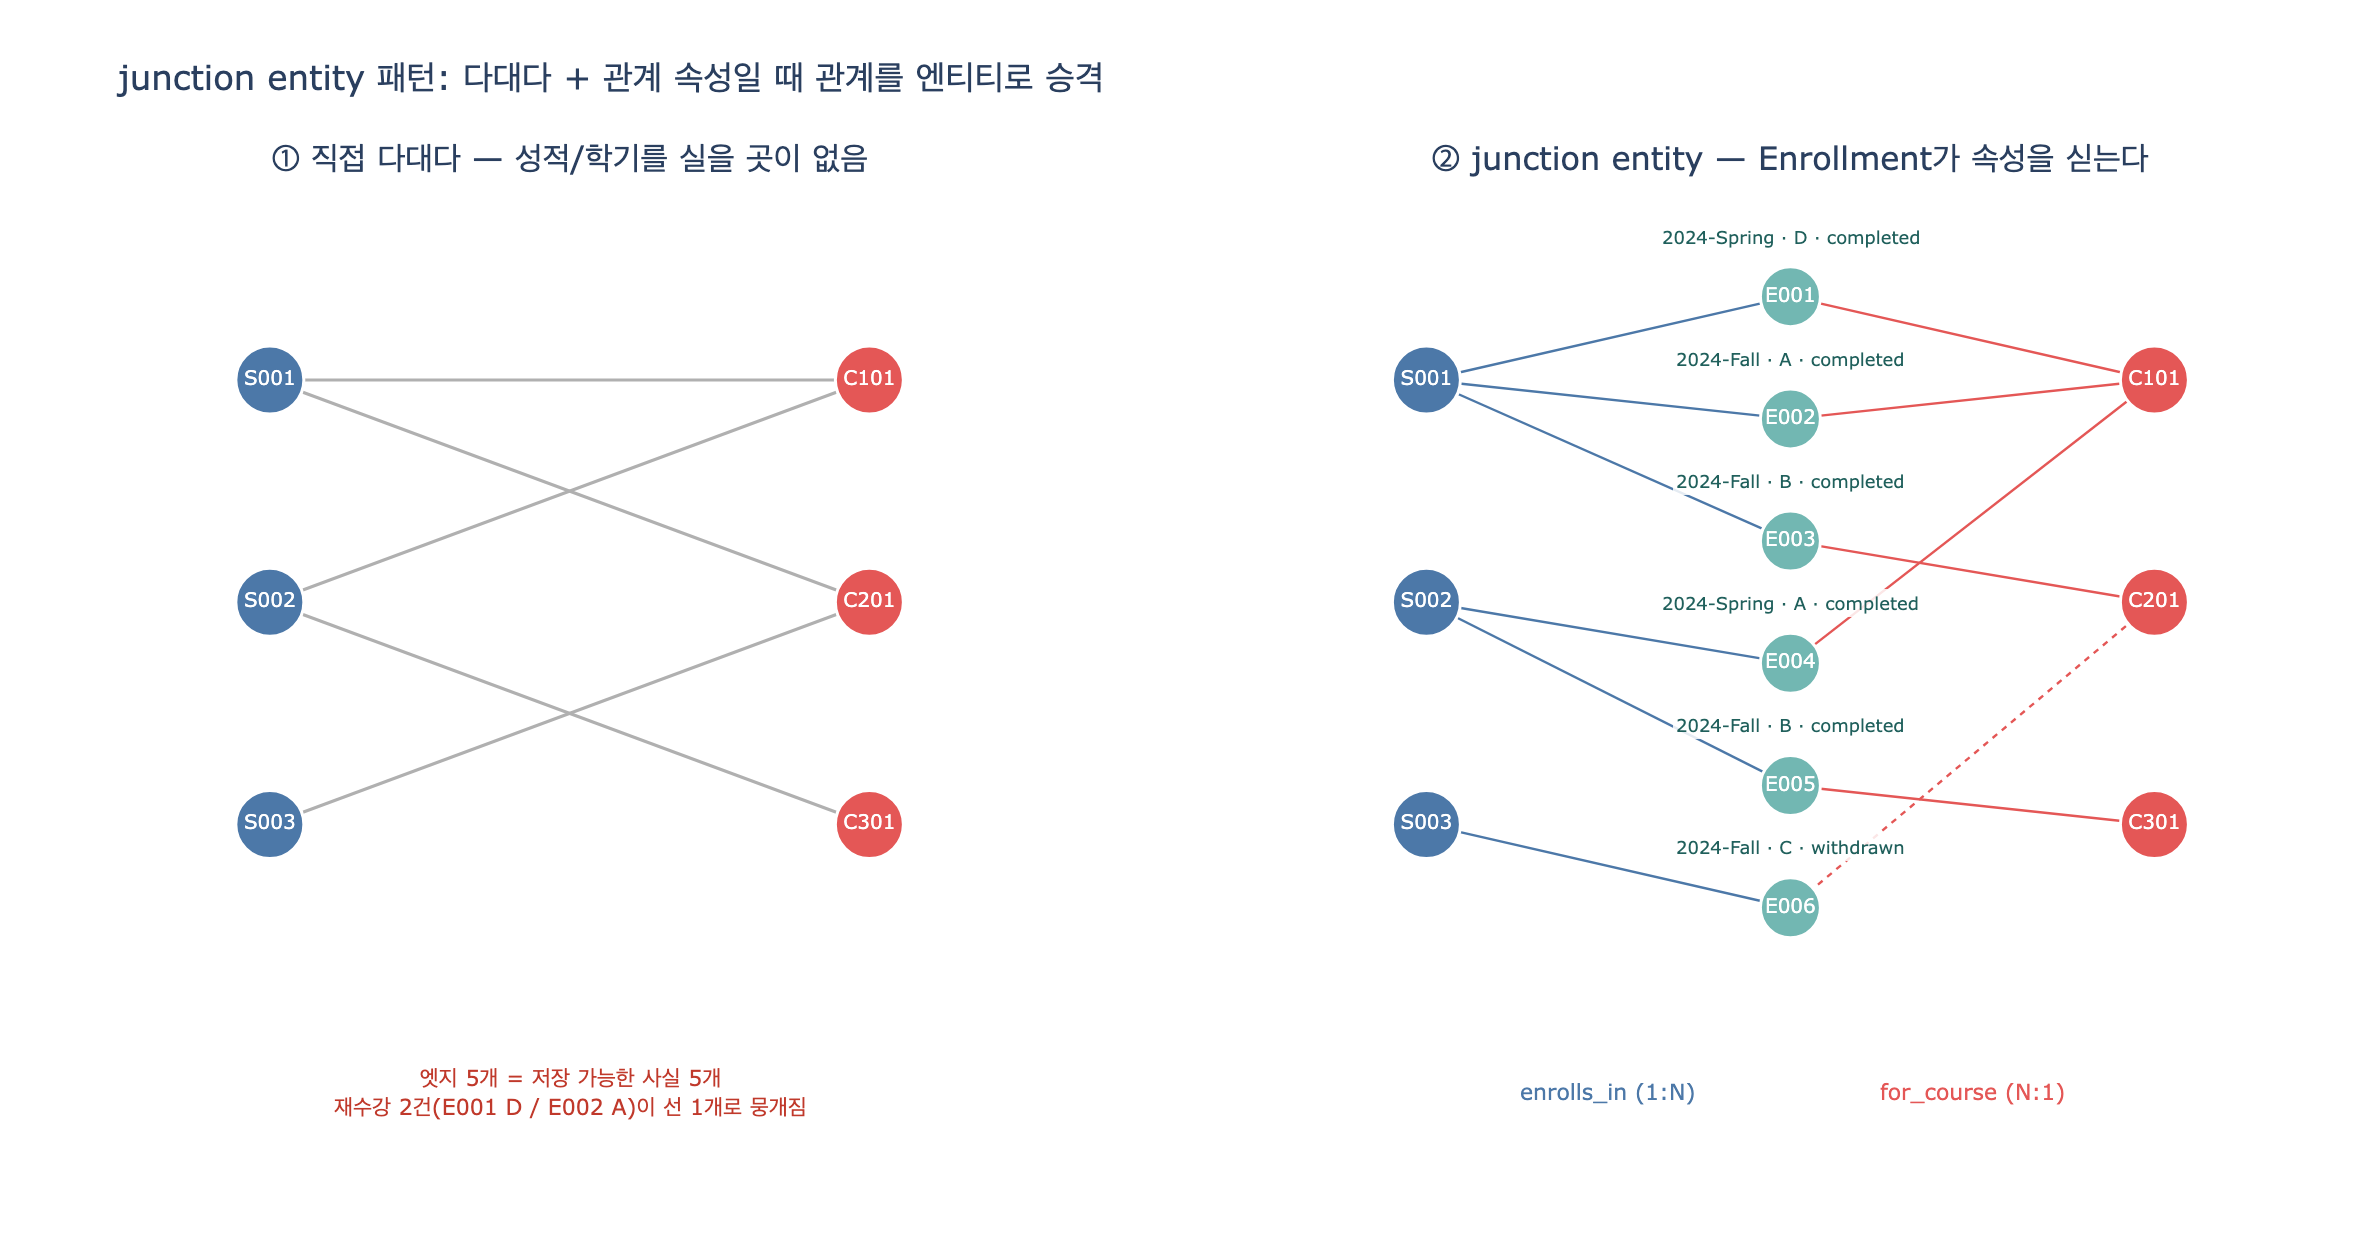

Here is the Python script that generated this plot:
# 필요 패키지: plotly, kaleido  (pip install plotly kaleido)
# %% [markdown]
# # junction entity 패턴 실험
#
# **질문**: junction entity 패턴은 언제 사용하는가?
#
# **답**: 두 엔티티가 다대다(many-to-many) 관계이면서 **그 관계 자체에 속성이 붙을 때**.
# 학생은 여러 강좌를, 강좌는 여러 학생을 갖고, 그 사이에 `Enrollment`가 성적·학기·상태를 싣는다.
#
# 이 노트북은 다음 순서로 진행한다.
#
# 1. 직접 다대다 매핑(집합/딕셔너리)으로 모델링 → 성적·학기를 실을 곳이 없음을 확인
# 2. 억지로 끼워넣기 시도 → 재수강 같은 케이스에서 무너짐을 확인
# 3. `Enrollment` junction 레코드 도입 → 같은 질의가 가능해짐
# 4. junction을 통한 조인 질의 (학생별 GPA, 강좌별 평균 성적)
# 5. 이분 그래프 vs 3-레이어 그래프 시각화 비교

# %%
from __future__ import annotations  # `str | None` 표기를 Python 3.9에서도 사용하기 위함

from collections import defaultdict


def _show(fig):
    try:
        from IPython import get_ipython

        if get_ipython() is not None:  # VSCode 셀/Jupyter에서만 렌더링
            fig.show()
    except ImportError:
        pass


# asset(university-path.md)의 엔티티 정의를 그대로 따른다.
STUDENTS = {
    "S001": {"name": "김민준", "enrollmentYear": 2023, "major": "CS"},
    "S002": {"name": "이서연", "enrollmentYear": 2023, "major": "CS"},
    "S003": {"name": "박도윤", "enrollmentYear": 2024, "major": "Math"},
}

COURSES = {
    "C101": {"title": "Intro to Programming", "credits": 3, "level": "100", "maxEnrollment": 60},
    "C201": {"title": "Data Structures", "credits": 4, "level": "200", "maxEnrollment": 40},
    "C301": {"title": "Databases", "credits": 3, "level": "300", "maxEnrollment": 30},
}

print("students:", list(STUDENTS))
print("courses :", list(COURSES))
# 출력: students: ['S001', 'S002', 'S003']
# 출력: courses : ['C101', 'C201', 'C301']

# %% [markdown]
# ## 1. 직접 다대다 매핑 — 표현할 수 있는 것은 "듣는다" 뿐
#
# 관계를 자료구조로 직접 표현하면 인접 집합(adjacency set)이 된다.
#
# $$\text{takes} \subseteq \text{Student} \times \text{Course}$$
#
# 이 집합의 원소는 `(studentId, courseId)` 쌍이다. 쌍 그 자체 외에 **더 담을 칸이 없다**.

# %%
takes: dict[str, set[str]] = {
    "S001": {"C101", "C201"},
    "S002": {"C101", "C301"},
    "S003": {"C201"},
}

# 역방향도 만들어야 "강좌 → 학생" 질의가 된다 (같은 사실의 중복 표현)
taken_by: dict[str, set[str]] = defaultdict(set)
for sid, cids in takes.items():
    for cid in cids:
        taken_by[cid].add(sid)

print("S001이 듣는 강좌:", sorted(takes["S001"]))
print("C101 수강생   :", sorted(taken_by["C101"]))
# 출력: S001이 듣는 강좌: ['C101', 'C201']
# 출력: C101 수강생   : ['S001', 'S002']

# 여기까지는 잘 된다. 그런데:
question = "S001이 C101에서 받은 성적은?"
print(question, "->", "표현 불가 (쌍만 저장되어 있음)")
# 출력: S001이 C101에서 받은 성적은? -> 표현 불가 (쌍만 저장되어 있음)

# %% [markdown]
# ### 성적을 어느 한쪽에 밀어넣으면?
#
# | 시도 | 잃는 정보 |
# |---|---|
# | `Student.grade` | "어느 강좌의 성적인지" |
# | `Course.grade` | "누구의 성적인지" |
#
# `grade`는 학생의 속성도, 강좌의 속성도 아니다. **짝(pair)의 속성**이다.

# %%
# 시도 A: Student에 grade를 넣는다
bad_student = dict(STUDENTS["S001"], grade="A")
print("Student에 grade:", bad_student)
print("  -> C101 성적인지 C201 성적인지 알 수 없음")
# 출력: Student에 grade: {'name': '김민준', 'enrollmentYear': 2023, 'major': 'CS', 'grade': 'A'}
# 출력:   -> C101 성적인지 C201 성적인지 알 수 없음

# 시도 B: Course에 grade를 넣는다
bad_course = dict(COURSES["C101"], grade="A")
print("Course에 grade :", bad_course)
print("  -> S001 성적인지 S002 성적인지 알 수 없음")
# 출력: Course에 grade : {'title': 'Intro to Programming', 'credits': 3, 'level': '100', 'maxEnrollment': 60, 'grade': 'A'}
# 출력:   -> S001 성적인지 S002 성적인지 알 수 없음

# %% [markdown]
# ## 2. 차선책: 쌍을 키로 쓰는 사이드 딕셔너리 — 왜 부족한가
#
# `(studentId, courseId)`를 키로 하는 별도 딕셔너리를 두면 성적을 붙일 수는 있다.
# 하지만 이것은 이미 **junction entity를 어설프게 흉내낸 것**이며, 결정적으로 깨지는 지점이 있다.
#
# **같은 학생이 같은 강좌를 재수강**하면 키가 충돌한다.

# %%
grade_of: dict[tuple[str, str], str] = {}
grade_of[("S001", "C101")] = "D"  # 2024-Spring 수강, D를 받음
grade_of[("S001", "C101")] = "A"  # 2024-Fall 재수강, A를 받음  <-- 앞의 기록을 덮어씀

print("재수강 후 남은 기록 수:", len(grade_of))
print("보존된 값:", grade_of[("S001", "C101")])
print("  -> D 기록이 소실됨. 학기(semester) 정보도 애초에 담을 자리가 없음")
# 출력: 재수강 후 남은 기록 수: 1
# 출력: 보존된 값: A
# 출력:   -> D 기록이 소실됨. 학기(semester) 정보도 애초에 담을 자리가 없음

# 키에 학기를 추가하면? -> 키가 점점 부풀고, 결국 '레코드'가 필요하다는 신호다
grade_of2: dict[tuple[str, str, str], str] = {
    ("S001", "C101", "2024-Spring"): "D",
    ("S001", "C101", "2024-Fall"): "A",
}
print("학기를 키에 넣으면 보존됨:", len(grade_of2), "건")
print("  -> status, enrollDate가 추가되면 키가 계속 늘어남 = 엔티티로 승격할 때")
# 출력: 학기를 키에 넣으면 보존됨: 2 건
# 출력:   -> status, enrollDate가 추가되면 키가 계속 늘어남 = 엔티티로 승격할 때

# %% [markdown]
# ## 3. junction entity 도입 — `Enrollment`
#
# 다대다 하나를 **1:N + N:1 두 개**로 분해한다.
#
# $$\text{Student} \xrightarrow{\;\text{enrolls\_in}\;(1:N)\;} \text{Enrollment} \xrightarrow{\;\text{for\_course}\;(N:1)\;} \text{Course}$$
#
# `Enrollment`는 자체 식별자 `enrollmentId`를 갖는 **1급 엔티티**다.
# 단순 연결선이 아니라 조회·수정·참조가 가능한 독립 개체다.

# %%
# Enrollment: enrollmentId(✓), semester, grade, enrollDate, status
ENROLLMENTS = [
    {"enrollmentId": "E001", "studentId": "S001", "courseId": "C101",
     "semester": "2024-Spring", "grade": "D", "enrollDate": "2024-03-02", "status": "completed"},
    {"enrollmentId": "E002", "studentId": "S001", "courseId": "C101",
     "semester": "2024-Fall", "grade": "A", "enrollDate": "2024-09-01", "status": "completed"},
    {"enrollmentId": "E003", "studentId": "S001", "courseId": "C201",
     "semester": "2024-Fall", "grade": "B", "enrollDate": "2024-09-01", "status": "completed"},
    {"enrollmentId": "E004", "studentId": "S002", "courseId": "C101",
     "semester": "2024-Spring", "grade": "A", "enrollDate": "2024-03-02", "status": "completed"},
    {"enrollmentId": "E005", "studentId": "S002", "courseId": "C301",
     "semester": "2024-Fall", "grade": "B", "enrollDate": "2024-09-01", "status": "completed"},
    {"enrollmentId": "E006", "studentId": "S003", "courseId": "C201",
     "semester": "2024-Fall", "grade": "C", "enrollDate": "2024-09-03", "status": "withdrawn"},
]

print("enrollment 레코드 수:", len(ENROLLMENTS))
print("재수강 두 건 모두 보존:",
      [e["enrollmentId"] + ":" + e["semester"] + ":" + e["grade"]
       for e in ENROLLMENTS if e["studentId"] == "S001" and e["courseId"] == "C101"])
# 출력: enrollment 레코드 수: 6
# 출력: 재수강 두 건 모두 보존: ['E001:2024-Spring:D', 'E002:2024-Fall:A']

# %% [markdown]
# ### 아까 "표현 불가"였던 질의가 전부 가능해진다

# %%
def q_grade(sid: str, cid: str, semester: str | None = None):
    """관계 위에 걸린 필터 — junction 없이는 쓸 자리가 없던 WHERE절."""
    return [e for e in ENROLLMENTS
            if e["studentId"] == sid and e["courseId"] == cid
            and (semester is None or e["semester"] == semester)]


print("Q1. S001의 C101 성적 전체:",
      [(e["semester"], e["grade"]) for e in q_grade("S001", "C101")])
# 출력: Q1. S001의 C101 성적 전체: [('2024-Spring', 'D'), ('2024-Fall', 'A')]

print("Q2. S001의 2024-Fall C101 성적:",
      [e["grade"] for e in q_grade("S001", "C101", "2024-Fall")])
# 출력: Q2. S001의 2024-Fall C101 성적: ['A']

print("Q3. 철회(withdrawn) 건:",
      [e["enrollmentId"] for e in ENROLLMENTS if e["status"] == "withdrawn"])
# 출력: Q3. 철회(withdrawn) 건: ['E006']

# GQL 예시의 WHERE e.grade IN ['C','D','F'] 에 해당
struggling = [e for e in ENROLLMENTS if e["grade"] in ("C", "D", "F")]
print("Q4. 고전 중인 수강기록:",
      [(e["enrollmentId"], e["studentId"], e["courseId"], e["grade"]) for e in struggling])
# 출력: Q4. 고전 중인 수강기록: [('E001', 'S001', 'C101', 'D'), ('E006', 'S003', 'C201', 'C')]

# %% [markdown]
# ## 4. junction을 통한 조인 질의
#
# junction은 양쪽으로 조인 경로를 열어준다.
#
# - `Student → Enrollment` 로 모으면 **학생별 GPA**
# - `Course ← Enrollment` 로 모으면 **강좌별 평균 성적**
#
# GPA는 학점(credits) 가중 평균이다.
#
# $$\mathrm{GPA}(s)=\frac{\sum_{e \in E(s)} \mathrm{point}(e.\text{grade}) \cdot \mathrm{credits}(e.\text{course})}{\sum_{e \in E(s)} \mathrm{credits}(e.\text{course})}$$
#
# 여기서 $E(s)$는 학생 $s$의 `status == "completed"`인 수강기록 집합이다.

# %%
POINT = {"A": 4.0, "B": 3.0, "C": 2.0, "D": 1.0, "F": 0.0}


def student_gpa(sid: str) -> float | None:
    """Student → Enrollment → Course 조인 후 가중 평균."""
    num = den = 0.0
    for e in ENROLLMENTS:
        if e["studentId"] != sid or e["status"] != "completed":
            continue
        cr = COURSES[e["courseId"]]["credits"]  # for_course 홉
        num += POINT[e["grade"]] * cr
        den += cr
    return round(num / den, 3) if den else None


for sid in STUDENTS:
    print(f"{sid} {STUDENTS[sid]['name']} GPA = {student_gpa(sid)}")
# 출력: S001 김민준 GPA = 2.7   (D×3 + A×3 + B×4 = 27, credits 10 → 2.7)
# 출력: S002 이서연 GPA = 3.5
# 출력: S003 박도윤 GPA = None

# S003은 withdrawn 뿐이라 GPA 없음 -> status 속성이 junction에 있어야 가능한 구분

# %%
def course_avg(cid: str):
    """Course ← Enrollment 역방향 조인."""
    pts = [POINT[e["grade"]] for e in ENROLLMENTS
           if e["courseId"] == cid and e["status"] == "completed"]
    return (round(sum(pts) / len(pts), 3), len(pts)) if pts else (None, 0)


for cid, c in COURSES.items():
    avg, n = course_avg(cid)
    fill = f"{n}/{c['maxEnrollment']}"
    print(f"{cid} {c['title']:<22} avg={avg} n={fill}")
# 출력: C101 Intro to Programming   avg=3.0 n=3/60   (재수강 E001·E002가 별개로 집계됨)
# 출력: C201 Data Structures        avg=3.0 n=1/40
# 출력: C301 Databases              avg=3.0 n=1/30

# %% [markdown]
# ### transitive query: 직접 관계가 없는 엔티티 잇기
#
# `Department → Course ← Enrollment ← Student`.
# Department와 Student 사이에는 직접 관계가 **하나도 없다**. junction이 징검다리가 된다.

# %%
DEPARTMENTS = {"D01": {"name": "Computer Science"}, "D02": {"name": "Mathematics"}}
OFFERS = {"C101": "D01", "C201": "D01", "C301": "D01"}  # Department --offers--> Course

by_dept: dict[str, list[str]] = defaultdict(list)
for e in struggling:  # grade IN ['C','D','F']
    by_dept[OFFERS[e["courseId"]]].append(f"{e['studentId']}@{e['courseId']}")

for did, items in by_dept.items():
    print(f"{DEPARTMENTS[did]['name']}: struggling_count={len(items)} {items}")
# 출력: Computer Science: struggling_count=2 ['S001@C101', 'S003@C201']

# %% [markdown]
# ## 5. 시각화 — 이분 그래프 vs 3-레이어 그래프
#
# - **왼쪽**: 직접 다대다. 엣지 위에 성적/학기를 쓸 자리가 없다. 재수강 두 건이 하나의 선으로 뭉갠다.
# - **오른쪽**: junction 삽입. 모든 엣지가 `1:N` 또는 `N:1`이고, 가운데 노드가 속성을 싣는다.

# %%
import plotly.graph_objects as go
from plotly.subplots import make_subplots

C_STU, C_CRS, C_ENR = "#4C78A8", "#E45756", "#72B7B2"


def add_edge(fig, x0, y0, x1, y1, row, col, color="#B0B0B0", width=1.6, dash=None):
    fig.add_trace(go.Scatter(x=[x0, x1], y=[y0, y1], mode="lines",
                             line=dict(color=color, width=width, dash=dash),
                             hoverinfo="skip", showlegend=False), row=row, col=col)


def add_nodes(fig, xs, ys, labels, color, row, col, name, hover=None, size=34):
    fig.add_trace(go.Scatter(x=xs, y=ys, mode="markers+text", text=labels,
                             textposition="middle center",
                             textfont=dict(color="white", size=10),
                             marker=dict(size=size, color=color,
                                         line=dict(color="white", width=1.5)),
                             hovertext=hover or labels, hoverinfo="text",
                             name=name, showlegend=False), row=row, col=col)


fig = make_subplots(rows=1, cols=2, horizontal_spacing=0.09,
                    subplot_titles=("① 직접 다대다 — 성적/학기를 실을 곳이 없음",
                                    "② junction entity — Enrollment가 속성을 싣는다"))

s_ids = list(STUDENTS)
c_ids = list(COURSES)
sy = {s: 2 - i for i, s in enumerate(s_ids)}
cy = {c: 2 - i for i, c in enumerate(c_ids)}

# --- (1) 이분 그래프: (student, course) 중복 제거된 쌍만 남는다 ---
pairs = sorted({(e["studentId"], e["courseId"]) for e in ENROLLMENTS})
for sid, cid in pairs:
    add_edge(fig, 0, sy[sid], 1, cy[cid], 1, 1)
add_nodes(fig, [0] * len(s_ids), [sy[s] for s in s_ids], s_ids, C_STU, 1, 1, "Student",
          hover=[f"{s}<br>{STUDENTS[s]['name']}" for s in s_ids])
add_nodes(fig, [1] * len(c_ids), [cy[c] for c in c_ids], c_ids, C_CRS, 1, 1, "Course",
          hover=[f"{c}<br>{COURSES[c]['title']}" for c in c_ids])
fig.add_annotation(x=0.5, y=-1.2, xref="x", yref="y", showarrow=False,
                   text=f"엣지 {len(pairs)}개 = 저장 가능한 사실 {len(pairs)}개<br>"
                        f"재수강 2건(E001 D / E002 A)이 선 1개로 뭉개짐",
                   font=dict(size=11, color="#C0392B"))

# --- (2) 3-레이어: Student → Enrollment → Course ---
_gap = 0.55
ey = {e["enrollmentId"]: 1 + (len(ENROLLMENTS) - 1) / 2 * _gap - i * _gap
      for i, e in enumerate(ENROLLMENTS)}
for e in ENROLLMENTS:
    eid, y = e["enrollmentId"], ey[e["enrollmentId"]]
    add_edge(fig, 0, sy[e["studentId"]], 1, y, 1, 2, color=C_STU, width=1.2)
    add_edge(fig, 1, y, 2, cy[e["courseId"]], 1, 2, color=C_CRS, width=1.2,
             dash="dot" if e["status"] == "withdrawn" else None)
add_nodes(fig, [0] * len(s_ids), [sy[s] for s in s_ids], s_ids, C_STU, 1, 2, "Student",
          hover=[f"{s}<br>{STUDENTS[s]['name']}" for s in s_ids])
add_nodes(fig, [1] * len(ENROLLMENTS), [ey[e["enrollmentId"]] for e in ENROLLMENTS],
          [e["enrollmentId"] for e in ENROLLMENTS], C_ENR, 1, 2, "Enrollment",
          hover=[f"{e['enrollmentId']}<br>semester={e['semester']}"
                 f"<br>grade={e['grade']}<br>status={e['status']}" for e in ENROLLMENTS],
          size=30)
add_nodes(fig, [2] * len(c_ids), [cy[c] for c in c_ids], c_ids, C_CRS, 1, 2, "Course",
          hover=[f"{c}<br>{COURSES[c]['title']}" for c in c_ids])
for e in ENROLLMENTS:
    fig.add_annotation(x=1, y=ey[e["enrollmentId"]] + 0.27, xref="x2", yref="y2",
                       showarrow=False, font=dict(size=9, color="#20605C"),
                       bgcolor="rgba(255,255,255,0.85)",
                       text=f"{e['semester']} · {e['grade']} · {e['status']}")
fig.add_annotation(x=0.5, y=-1.2, xref="x2", yref="y2", showarrow=False,
                   text="enrolls_in (1:N)", font=dict(size=11, color=C_STU))
fig.add_annotation(x=1.5, y=-1.2, xref="x2", yref="y2", showarrow=False,
                   text="for_course (N:1)", font=dict(size=11, color=C_CRS))

fig.update_xaxes(visible=False, range=[-0.35, 1.35], row=1, col=1)
fig.update_xaxes(visible=False, range=[-0.4, 2.4], row=1, col=2)
fig.update_yaxes(visible=False, range=[-1.6, 2.9], row=1, col=1)
fig.update_yaxes(visible=False, range=[-1.6, 2.9], row=1, col=2)
fig.update_layout(
    title="junction entity 패턴: 다대다 + 관계 속성일 때 관계를 엔티티로 승격",
    width=1180, height=620, plot_bgcolor="white", paper_bgcolor="white",
    margin=dict(l=30, r=30, t=90, b=30),
)

_show(fig)

import pathlib

_out = pathlib.Path(__file__).resolve().parent / "expy.png" if "__file__" in dir() \
    else pathlib.Path("expy.png")
fig.write_image(str(_out), scale=2)
print("saved:", _out.name)
# 출력: saved: expy.png

# %% [markdown]
# ## 정리
#
# | 조건 | junction entity 필요? |
# |---|---|
# | 다대일 (`Professor → Department`) | ✗ 외래키 하나면 충분 |
# | 다대다인데 속성 없음 | △ 순수 조인 테이블/엣지로 충분 |
# | **다대다 + 관계에 속성** | **✓ junction entity** |
# | 같은 짝이 반복 발생 (재수강) | ✓ 자체 식별자가 필요 |
# | 관계에 생명주기/상태 전이 존재 | ✓ enrolled → withdrawn/completed |
#
# **판별 질문**: *"이 속성은 A의 것인가, B의 것인가?"*
# 어느 쪽도 아니라면 — 그건 **관계의 속성**이고, 관계를 엔티티로 승격시켜야 한다.
#
# 다른 이름: associative entity(ER), join/bridge table(RDB),
# association class(UML), reification(RDF), fact table(DW).
